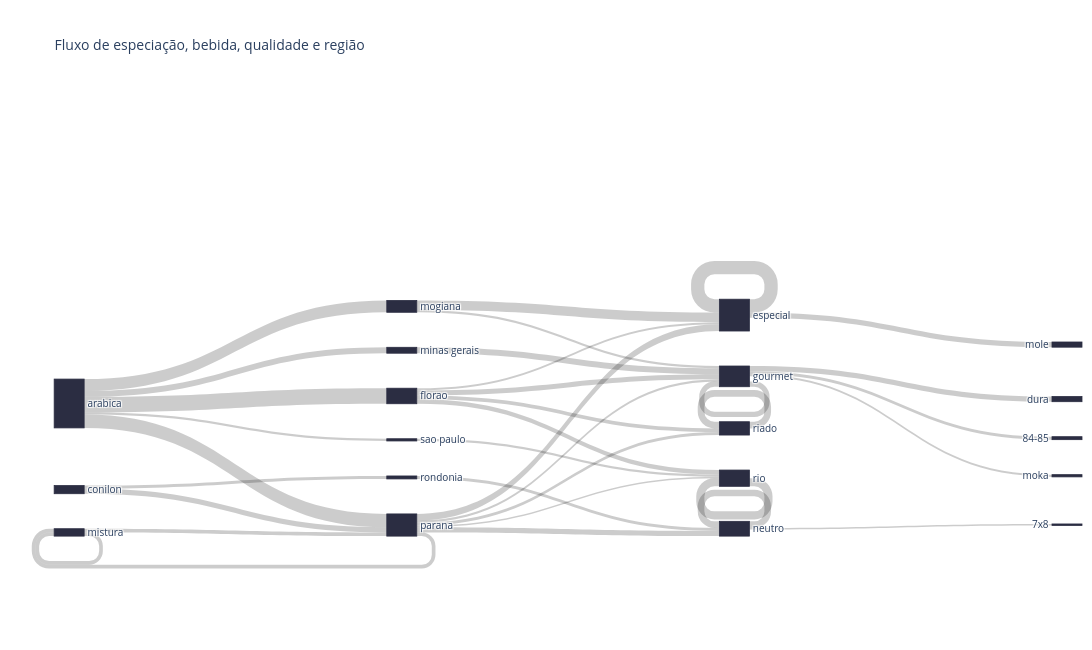

Source (notebook cell):
### Code cell
fig = plot_sankey(df)
fig.show()

### Figure 1 — Plotly figure (JSON) as saved in the notebook; plotly's stock layout.template omitted (floating-point values rounded to 4 significant figures)
{"data": [{"arrangement": "snap", "link": {"hovertemplate": "%{source.label} – %{target.label}<br>Número de amostras: %{value}<extra></extra>", "source": [0, 0, 0, 0, 0, 1, 1, 2, 3, 3, 3, 3, 6, 4, 4, 5, 5, 5, 5, 5, 5, 8, 7, 9, 9, 10, 10, 10, 10, 2, 13, 13, 11, 12], "target": [3, 6, 4, 5, 7, 5, 8, 5, 9, 10, 11, 12, 10, 9, 10, 9, 10, 2, 13, 11, 12, 13, 12, 9, 14, 16, 15, 10, 17, 2, 18, 13, 11, 12], "value": [105, 40, 80, 90, 15, 35, 20, 25, 15, 35, 25, 30, 40, 65, 15, 45, 15, 25, 35, 20, 10, 20, 15, 90, 35, 20, 35, 35, 15, 25, 10, 45, 45, 55]}, "node": {"color": "#2b2d42", "customdata": ["arabica", "conilon", "mistura<br>Número de Amostras: 50 amostras", "florao<br>Número de Amostras: 105 amostras", "mogiana<br>Número de Amostras: 80 amostras", "parana<br>Número de Amostras: 150 amostras", "minas gerais<br>Número de Amostras: 40 amostras", "sao paulo<br>Número de Amostras: 15 amostras", "rondonia<br>Número de Amostras: 20 amostras", "especial<br>Número de Amostras: 215 amostras", "gourmet<br>Número de Amostras: 140 amostras", "riado<br>Número de Amostras: 90 amostras", "rio<br>Número de Amostras: 110 amostras", "neutro<br>Número de Amostras: 100 amostras", "mole<br>Número de Amostras: 35 amostras", "dura<br>Número de Amostras: 35 amostras", "84-85<br>Número de Amostras: 20 amostras", "moka<br>Número de Amostras: 15 amostras", "7x8<br>Número de Amostras: 10 amostras"], "hovertemplate": "%{customdata}<extra></extra>", "label": ["arabica", "conilon", "mistura", "florao", "mogiana", "parana", "minas gerais", "sao paulo", "rondonia", "especial", "gourmet", "riado", "rio", "neutro", "mole", "dura", "84-85", "moka", "7x8"], "line": {"color": "#2b2d42", "width": 0.8}, "pad": 35, "thickness": 30}, "type": "sankey", "valueformat": ",.0f", "valuesuffix": " amostras"}], "layout": {"font": {"size": 10}, "height": 650, "margin": {"b": 10, "l": 10, "r": 10}, "title": {"text": "Fluxo de especiação, bebida, qualidade e região"}, "width": 1400}}
